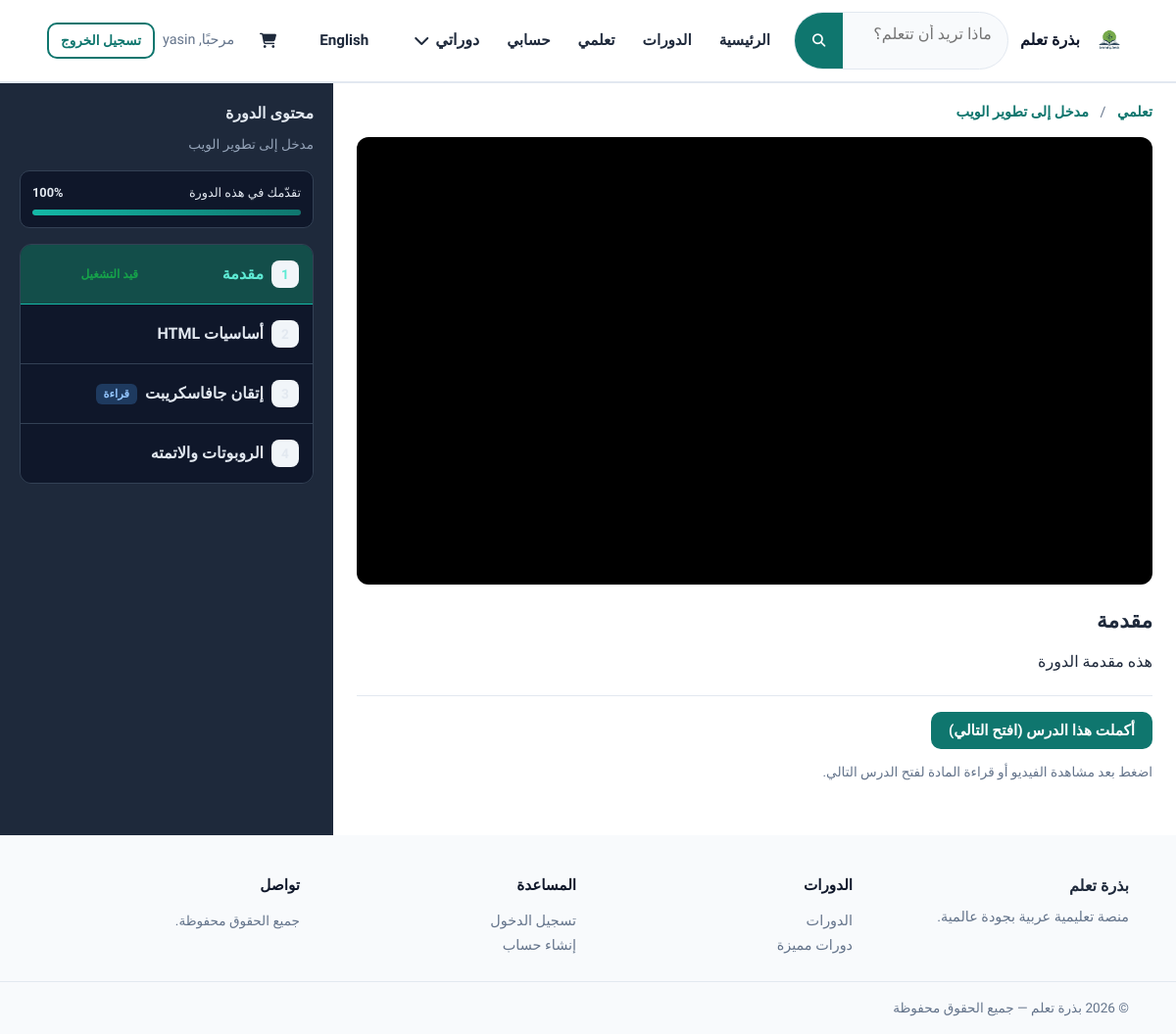
The app's page /learn.php?course_id=1&lesson_id=1 (signed in) with its own data.
### tables this page shows
CREATE TABLE `courses` (
  `id` int(11) NOT NULL,
  `category_id` int(11) DEFAULT NULL,
  `track_id` int(11) DEFAULT NULL,
  `title_ar` varchar(255) NOT NULL,
  `title_en` varchar(255) NOT NULL,
  `description_ar` text DEFAULT NULL,
  `description_en` text DEFAULT NULL,
  `thumbnail` varchar(500) DEFAULT NULL,
  `instructor_id` int(11) DEFAULT NULL,
  `level` enum('beginner','intermediate','advanced') DEFAULT 'beginner',
  `age_group` enum('8-12','13-15','16-18') DEFAULT NULL,
  `price` decimal(10,2) DEFAULT 0.00,
  `is_free` tinyint(1) NOT NULL DEFAULT 0,
  `course_discount_type` enum('none','percent','fixed') NOT NULL DEFAULT 'none',
  `course_discount_value` decimal(10,2) NOT NULL DEFAULT 0.00,
  `is_published` tinyint(1) DEFAULT 0,
  `created_at` timestamp NOT NULL DEFAULT current_timestamp()
);

CREATE TABLE `lessons` (
  `id` int(11) NOT NULL,
  `course_id` int(11) NOT NULL,
  `title_ar` varchar(255) NOT NULL,
  `title_en` varchar(255) NOT NULL,
  `content_ar` mediumtext DEFAULT NULL,
  `content_en` mediumtext DEFAULT NULL,
  `video_url` varchar(500) DEFAULT NULL,
  `duration` varchar(32) DEFAULT NULL,
  `timed_transcript_json` mediumtext DEFAULT NULL,
  `sort_order` int(11) DEFAULT 0,
  `created_at` timestamp NOT NULL DEFAULT current_timestamp()
);

CREATE TABLE `enrollments` (
  `id` int(11) NOT NULL,
  `user_id` int(11) NOT NULL,
  `course_id` int(11) NOT NULL,
  `progress` int(11) DEFAULT 0,
  `status` enum('active','completed','cancelled') DEFAULT 'active',
  `enrolled_at` timestamp NOT NULL DEFAULT current_timestamp()
);

### includes/functions.php (called while the page is built, shortened)
<?php
require_once __DIR__ . '/../config/db.php';
require_once __DIR__ . '/i18n.php';
function current_user() {
    return $_SESSION['user'] ?? null;
}
function is_logged_in() {
    return !!current_user();
}
function route_url($path = '') {
    $path = ltrim((string)$path, '/');
    if ($path === '') {
        return APP_URL . '/';
    }
    return APP_URL . '/' . $path;
}
function slugify($value) {
    $value = strtolower(trim((string)$value));
    $value = preg_replace('/[^a-z0-9\s-]/', '', $value);
    $value = preg_replace('/[\s-]+/', '-', $value ?? '');
    return trim((string)$value, '-');
}
function course_slug(array $course) {
    $base = app_lang() === 'ar' ? ($course['title_en'] ?? $course['title_ar'] ?? '') : ($course['title_en'] ?? '');
    $slug = slugify($base);
    return $slug . '-' . (int)($course['id'] ?? 0);
}
function table_has_column(string $table, string $column): bool {
    static $cache = [];
    $k = $table . '.' . $column;
    if (isset($cache[$k])) {
        return $cache[$k];
    }
    $conn = db();
    $t = $conn->real_escape_string($table);
    $c = $conn->real_escape_string($column);
    $r = $conn->query("SHOW COLUMNS FROM `{$t}` LIKE '{$c}'");
    $cache[$k] = (bool)($r && $r->num_rows > 0);
    return $cache[$k];
}
function course_list_select_sql() {
    $trackSelect = '';
    if (table_has_column('courses', 'track_id')) {
        $trackSelect = ", c.track_id, tr.name_ar as track_name_ar, tr.name_en as track_name_en";
    }
    $ageSelect = table_has_column('courses', 'age_group') ? ", c.age_group" : '';
    return "c.*, u.full_name as instructor_name, cat.name_ar as category_ar, cat.name_en as category_en,
            (SELECT COUNT(*) FROM lessons l WHERE l.course_id = c.id) AS lesson_count,
            (SELECT ROUND(AVG(r.rating), 1) FROM reviews r WHERE r.course_id = c.id) AS rating_avg,
            (SELECT COUNT(*) FROM reviews r WHERE r.course_id = c.id) AS rating_count,
            (SELECT COUNT(*) FROM enrollments e WHERE e.course_id = c.id AND e.status = 'active') AS students_count
            {$trackSelect}{$ageSelect}";
}
function fetch_course_detail($id) {
    $conn = db();
    $id = (int)$id;
    $sel = course_list_select_sql();
    $trackJoin = table_has_column('courses', 'track_id')
        ? ' LEFT JOIN learning_tracks tr ON tr.id = c.track_id '
        : '';
    $stmt = $conn->prepare("SELECT $sel
            FROM courses c
            LEFT JOIN users u ON u.id = c.instructor_id
            LEFT JOIN categories cat ON cat.id = c.category_id
            {$trackJoin}
            WHERE c.id = ? LIMIT 1");
    $stmt->bind_param('i', $id);
    $stmt->execute();
    return $stmt->get_result()->fetch_assoc();
}
function video_embed_url($url) {
    $url = trim((string)$url);
    if (preg_match('/youtube\.com\/watch\?v=([a-zA-Z0-9_-]+)/', $url, $m)) {
        return 'https://www.youtube.com/embed/' . $m[1];
    }
    return $url;
}
function get_first_lesson_id($courseId) {
    $lessons = fetch_lessons((int)$courseId);
    return isset($lessons[0]['id']) ? (int)$lessons[0]['id'] : null;
}
function has_access($userId, $courseId) {
    $userId = (int)$userId;
    $courseId = (int)$courseId;
    return enrollment_is_payment_confirmed_or_free($userId, $courseId);
}
function enrollment_is_payment_confirmed_or_free(int $userId, int $courseId): bool {
    $conn = db();
    $st = $conn->prepare('SELECT is_free FROM courses WHERE id = ? LIMIT 1');
    $st->bind_param('i', $courseId);
    $st->execute();
    $course = $st->get_result()->fetch_assoc();
    $st = $conn->prepare('SELECT 1 FROM orders o INNER JOIN order_items oi ON oi.order_id = o.id WHERE o.user_id = ? AND oi.course_id = ? LIMIT 1');
    $st->bind_param('ii', $userId, $courseId);
    $st->execute();
    $hasAnyOrder = $st->get_result()->fetch_assoc() !== null;
    $st = $conn->prepare(
        "SELECT 1
         FROM orders o
         INNER JOIN order_items oi ON oi.order_id = o.id
         INNER JOIN payments p ON p.order_id = o.id
         WHERE o.user_id = ?
           AND oi.course_id = ?
           AND o.status = 'paid'
           AND p.status = 'success'
         LIMIT 1"
    );
    $st->bind_param('ii', $userId, $courseId);
    $st->execute();
    return $st->get_result()->fetch_assoc() !== null;
}
function fetch_lessons($courseId) {
    $conn = db();
    $stmt = $conn->prepare("SELECT * FROM lessons WHERE course_id = ? ORDER BY sort_order, id");
    $stmt->bind_param('i', $courseId);
    $stmt->execute();
    $res = $stmt->get_result();
    $rows = [];
    while ($r = $res->fetch_assoc()) $rows[] = $r;
    return $rows;
}
function lesson_index_by_id(array $lessons, int $lessonId): ?int {
    foreach ($lessons as $i => $l) {
        if ((int)$l['id'] === $lessonId) {
            return (int)$i;
        }
    }
    return null;
}
function fetch_completed_lesson_ids(int $userId, int $courseId): array {
    $conn = db();
    $stmt = $conn->prepare('SELECT lesson_id FROM lesson_completions WHERE user_id = ? AND course_id = ?');
    $stmt->bind_param('ii', $userId, $courseId);
    $stmt->execute();
    $res = $stmt->get_result();
    $ids = [];
    while ($res && $r = $res->fetch_assoc()) {
        $ids[] = (int)$r['lesson_id'];
    }
    return $ids;
}
function enrolled_lesson_unlocked(array $lessons, int $lessonIndex, array $completedLessonIds): bool {
    if ($lessonIndex <= 0) {
        return true;
    }
    return true;
}
function learn_lesson_access_state(?array $viewer, array $course, int $lessonId, array $lessons, array $completedLessonIds): array {
    $courseId = (int)$course['id'];
    $published = (int)($course['is_published'] ?? 0);
    $idx = lesson_index_by_id($lessons, $lessonId);
    $isAdmin = $viewer && ($viewer['role'] ?? '') === 'admin';
    $userId = $viewer ? (int)$viewer['id'] : 0;
    $enrolled = $userId > 0 && has_access($userId, $courseId);
    if ($enrolled) {
        if (enrolled_lesson_unlocked($lessons, $idx, $completedLessonIds)) {
            return ['ok' => true, 'mode' => 'enrolled'];
        }
        return ['ok' => false, 'reason' => 'locked'];
    }
    return ['ok' => false, 'reason' => 'purchase_required'];
}
function enrollment_progress_percent(int $userId, int $courseId): int {
    $conn = db();
    $stmt = $conn->prepare("SELECT progress FROM enrollments WHERE user_id = ? AND course_id = ? AND status = 'active' LIMIT 1");
    $stmt->bind_param('ii', $userId, $courseId);
    $stmt->execute();
    $r = $stmt->get_result()->fetch_assoc();
    return $r ? (int)$r['progress'] : 0;
}
function fetch_user_nav_courses(int $userId, int $limit = 6): array {
    $lim = max(1, min(12, $limit));
    $conn = db();
    $sql = "SELECT e.progress, c.id AS course_id, c.title_ar, c.title_en
            FROM enrollments e
            INNER JOIN courses c ON c.id = e.course_id
            WHERE e.user_id = " . (int)$userId . " AND e.status = 'active'
            ORDER BY e.enrolled_at DESC
            LIMIT {$lim}";
    $res = $conn->query($sql);
    $rows = [];
    while ($res && $r = $res->fetch_assoc()) {
        $cid = (int)$r['course_id'];
        $rows[] = [
            'course_id' => $cid,
            'title_ar' => (string)$r['title_ar'],
            'title_en' => (string)$r['title_en'],
            'progress' => (int)$r['progress'],
            'first_lesson_id' => get_first_lesson_id($cid),
        ];
    }
    return $rows;
}
function is_direct_video_file_url(string $url): bool {
    $url = trim($url);
    return (bool)preg_match('/\.(mp4|webm|ogg)(\?|#|$)/i', $url);
}
function parse_lesson_timed_transcript($json): array {
    $json = trim((string)($json ?? ''));
    if ($json === '') {
        return [];
    }
    $out = [];
    usort($out, function ($a, $b) {
        return $a['start'] <=> $b['start'];
    });
    return $out;
}

### config/config.php (called while the page is built, shortened)
<?php
function app_lang() {
    return $_SESSION['lang'] ?? 'ar';
}
function e($value) {
    return htmlspecialchars((string)$value, ENT_QUOTES, 'UTF-8');
}

### includes/i18n.php (called while the page is built, shortened)
<?php
require_once __DIR__ . '/../config/config.php';
function t($key) {
    $lang = app_lang();
    return $dict[$lang][$key] ?? $key;
}

### learn.php (the view, shortened to what this page needs)
<?php
require_once __DIR__ . '/includes/functions.php';
$courseId = (int)($_GET['course_id'] ?? 0);
$lessonId = (int)($_GET['lesson_id'] ?? 0);
$course = fetch_course_detail($courseId);
$viewer = is_logged_in() ? current_user() : null;
$lessons = fetch_lessons($courseId);
$userId = $viewer ? (int)$viewer['id'] : 0;
$completedIds = ($userId && has_access($userId, $courseId)) ? fetch_completed_lesson_ids($userId, $courseId) : [];
$current = null;
foreach ($lessons as $l) {
    if ((int)$l['id'] === $lessonId) {
        $current = $l;
        break;
    }
}
$access = learn_lesson_access_state($viewer, $course, $lessonId, $lessons, $completedIds);
$learnMode = $access['mode'] ?? 'preview';
$showCompleteBtn = ($learnMode === 'enrolled');
$enrollmentProgressPct = ($userId > 0 && $learnMode === 'enrolled')
    ? enrollment_progress_percent($userId, $courseId)
    : 0;
$isAr = app_lang() === 'ar';
$courseTitle = $isAr ? $course['title_ar'] : $course['title_en'];
$lessonTitle = $isAr ? $current['title_ar'] : $current['title_en'];
$videoUrl = trim((string)($current['video_url'] ?? ''));
$useNativeVideo = is_direct_video_file_url($videoUrl);
$embed = $useNativeVideo ? '' : video_embed_url($videoUrl);
$isEmbeddableVideo = $useNativeVideo || ($embed !== null && $embed !== '' && (
  $embed !== $videoUrl
  || preg_match('#^https://(?:www\.)?youtube\.com/embed/#i', $embed)
  || preg_match('#^https://player\.vimeo\.com/video/#i', $embed)
));
$body = $isAr ? ($current['content_ar'] ?? '') : ($current['content_en'] ?? '');
$hasVideo = $videoUrl !== '';
$hasReading = trim(strip_tags((string)$body)) !== '';
$readingOnly = !$hasVideo && $hasReading;
$timedSteps = parse_lesson_timed_transcript($current['timed_transcript_json'] ?? null);
$ytId = $hasVideo ? youtube_video_id_from_url($videoUrl) : null;
$showSyncedTranscript = count($timedSteps) > 0 && $hasVideo && ($useNativeVideo || $ytId);
require_once __DIR__ . '/includes/header.php';
?>
<section class="learn-layout">
  <div class="learn-main">
    <div class="learn-breadcrumb">
      <?php if (is_logged_in()): ?>
        <a href="<?= e(route_url('my-learning.php')) ?>"><?= e(t('my_learning')) ?></a>
        <span class="sep">/</span>
      <?php else: ?>
        <a href="<?= e(route_url('courses')) ?>"><?= e(t('courses')) ?></a>
        <span class="sep">/</span>
      <?php endif; ?>
      <a href="<?= e(route_url('course/' . course_slug($course))) ?>"><?= e($courseTitle) ?></a>
    </div>
    <?php if (!$readingOnly): ?>
    <div class="video-shell<?= $showSyncedTranscript && $ytId && !$useNativeVideo ? ' video-shell--yt' : '' ?>">
      <?php if ($showSyncedTranscript && $ytId && !$useNativeVideo): ?>
        <div id="lesson-yt-player" class="video-frame video-frame--yt" data-videoid="<?= e($ytId) ?>"></div>
      <?php elseif ($useNativeVideo && $videoUrl !== ''): ?>
        <video id="lesson-sync-video" class="video-frame video-frame--native" controls playsinline preload="metadata" src="<?= e($videoUrl) ?>"></video>
      <?php elseif ($isEmbeddableVideo && $embed): ?>
        <iframe class="video-frame" src="<?= e($embed) ?>" title="<?= e($lessonTitle) ?>"
          allow="accelerometer; autoplay; clipboard-write; encrypted-media; gyroscope; picture-in-picture"
          allowfullscreen></iframe>
      <?php else: ?>
        <div class="video-placeholder"><?= e(t('no_video')) ?></div>
      <?php endif; ?>
    </div>
    <?php endif; ?>
    <div class="learn-lesson-meta">
      <h1 class="learn-lesson-title"><?= e($lessonTitle) ?></h1>
      <?php if ($readingOnly && $hasReading): ?>
        <div class="learn-lesson-body prose"><?= $body ?></div>
      <?php elseif (!$readingOnly && !$showSyncedTranscript && $hasReading): ?>
        <div class="learn-lesson-body prose"><?= $body ?></div>
      <?php endif; ?>
      <?php if ($showCompleteBtn): ?>
        <form method="post" class="learn-complete-form">
          <button type="submit" name="mark_complete" value="1" class="btn btn-primary"><?= e(t('mark_lesson_complete')) ?></button>
          <p class="muted small"><?= e(t('mark_lesson_complete_hint')) ?></p>
        </form>
      <?php endif; ?>
    </div>
  </div>
  <aside class="learn-sidebar">
    <h2 class="learn-sidebar-title"><?= e(t('course_content')) ?></h2>
    <p class="learn-sidebar-course"><?= e($courseTitle) ?></p>
    <?php if ($userId > 0 && $learnMode === 'enrolled'): ?>
      <div class="learn-enroll-progress" aria-label="<?= e(t('learn_course_progress_title')) ?>">
        <div class="learn-enroll-progress-label">
          <span><?= e(t('learn_course_progress_title')) ?></span>
          <strong><?= (int)$enrollmentProgressPct ?>%</strong>
        </div>
        <div class="learn-progress-track"><span class="learn-progress-fill" style="width:<?= min(100, max(0, (int)$enrollmentProgressPct)) ?>%"></span></div>
      </div>
    <?php endif; ?>
    <ol class="curriculum-list curriculum-list--learn">
      <?php foreach ($lessons as $i => $l):
          $lid = (int)$l['id'];
          $active = $lid === $lessonId;
          $lt = $isAr ? $l['title_ar'] : $l['title_en'];
          $rowAccess = learn_lesson_access_state($viewer, $course, $lid, $lessons, $completedIds);
          $lHasVideo = trim((string)($l['video_url'] ?? '')) !== '';
          $lHasReading = trim(strip_tags((string)($isAr ? ($l['content_ar'] ?? '') : ($l['content_en'] ?? '')))) !== '';
          ?>
        <li class="<?= $active ? 'is-active' : '' ?> <?= !$rowAccess['ok'] ? 'is-locked' : '' ?>">
          <?php if ($rowAccess['ok']): ?>
            <a href="<?= APP_URL ?>/learn.php?course_id=<?= $courseId ?>&lesson_id=<?= $lid ?>">
              <span class="curriculum-idx"><?= (int)$l['sort_order'] ?></span>
              <span class="curriculum-name"><?= e($lt) ?></span>
              <?php if (!$lHasVideo && $lHasReading): ?>
                <span class="curriculum-badge curriculum-badge--read"><?= e(t('reading_lesson')) ?></span>
              <?php endif; ?>
              <?php if ($active): ?><span class="curriculum-playing"><?= e(t('now_playing')) ?></span><?php endif; ?>
            </a>
          <?php endif; ?>
        </li>
      <?php endforeach; ?>
    </ol>
  </aside>
</section>
<?php require_once __DIR__ . '/includes/footer.php'; ?>

### records on screen
courses: title_ar "مدخل إلى تطوير الويب", is_published.progress "100"
lessons: title_ar "مقدمة", content_ar "هذه مقدمة الدورة", sort_order "1"
lessons: title_ar "أساسيات HTML"
lessons: title_ar "إتقان جافاسكريبت"
lessons: title_ar "الروبوتات والاتمته"

### other values on screen
t('platform_name') "بذرة تعلم"
t('home') "الرئيسية"
t('courses') "الدورات"
t('my_learning') "تعلمي"
t('my_profile') "حسابي"
t('nav_my_courses') "دوراتي"
t('english') "English"
t('welcome') "مرحبًا"
$user['full_name'] "yasin"
t('logout') "تسجيل الخروج"
t('mark_lesson_complete') "أكملت هذا الدرس (افتح التالي)"
t('mark_lesson_complete_hint') "اضغط بعد مشاهدة الفيديو أو قراءة المادة لفتح الدرس التالي."
t('course_content') "محتوى الدورة"
t('learn_course_progress_title') "تقدّمك في هذه الدورة"
t('footer_tagline') "منصة تعليمية عربية بجودة عالمية."
